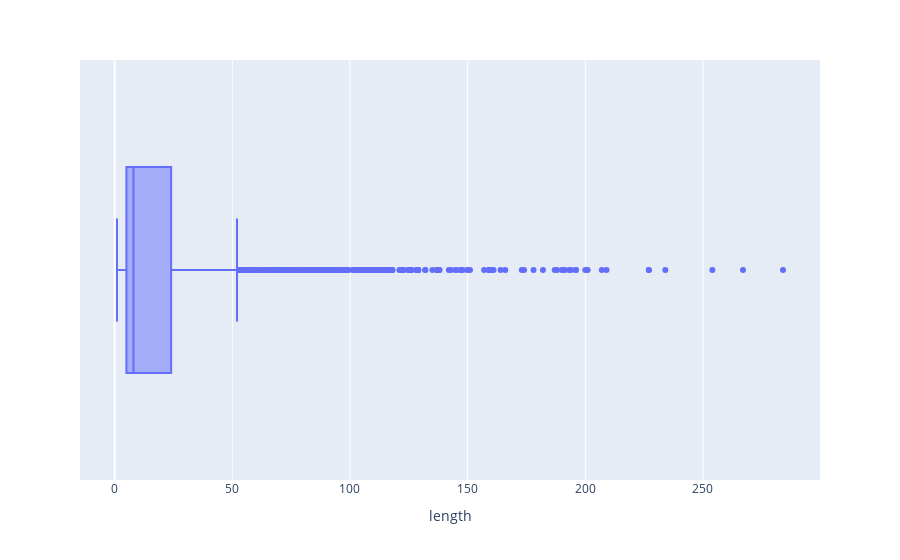

The cell this chart's notebook holds for it:
### Code cell
fig = px.box(x = length)

fig.update_layout({'xaxis': {'title': 'length'}})

### Figure 1 — Plotly figure (JSON) as saved in the notebook; plotly's stock layout.template omitted (floating-point values rounded to 4 significant figures; data arrays with more than 128 entries replaced by an {"elided": "..."} marker saying what was removed)
{"data": [{"alignmentgroup": "True", "hovertemplate": "x=%{x}<extra></extra>", "legendgroup": "", "marker": {"color": "#636efa"}, "name": "", "notched": false, "offsetgroup": "", "orientation": "h", "showlegend": false, "type": "box", "x": {"elided": "5562 int values"}, "x0": " ", "xaxis": "x", "y0": " ", "yaxis": "y"}], "layout": {"boxmode": "group", "legend": {"tracegroupgap": 0}, "margin": {"t": 60}, "xaxis": {"anchor": "y", "domain": [0, 1], "title": {"text": "length"}}, "yaxis": {"anchor": "x", "domain": [0, 1]}}}
